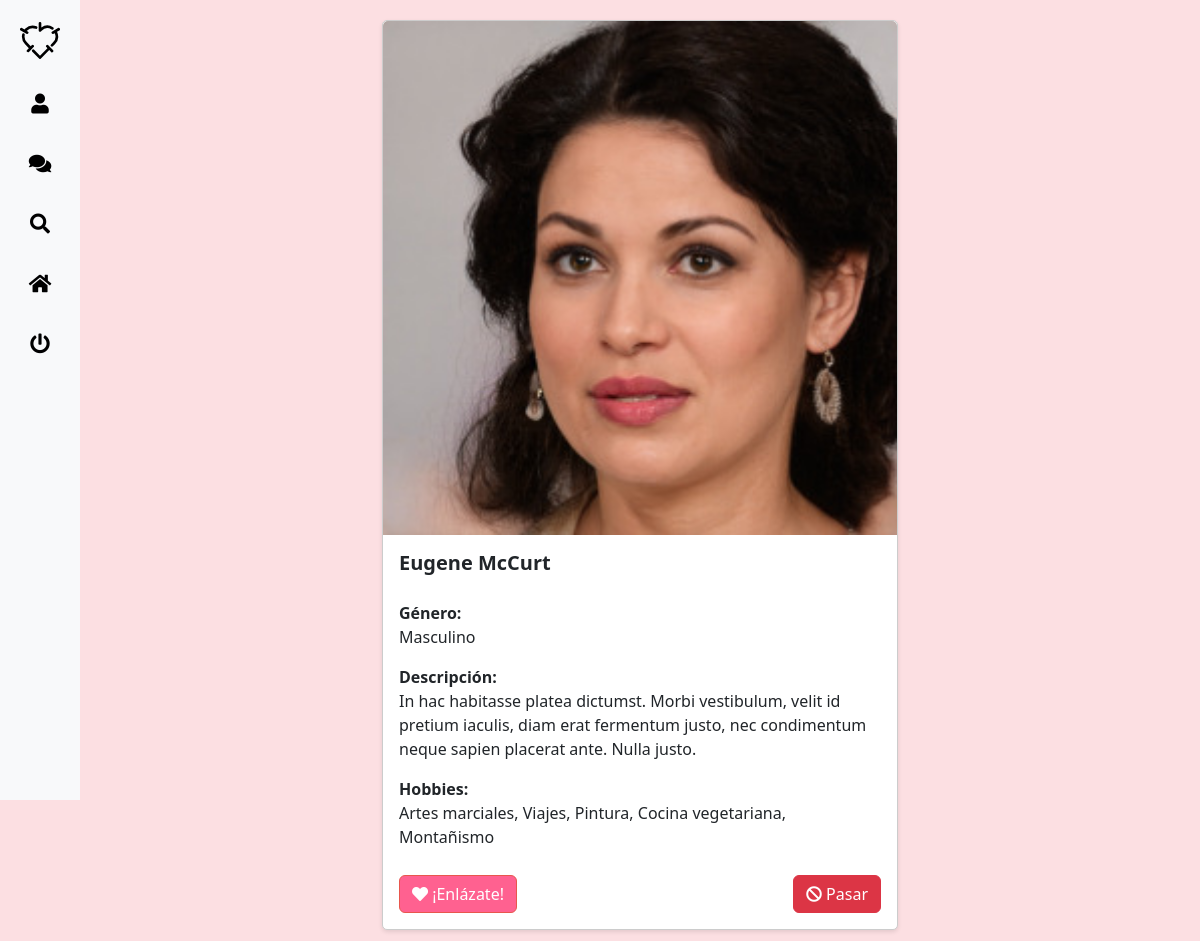
/explorar.php (signed in), run on the app's committed database.
### tables this page shows
CREATE TABLE `twn_users` (
  `id` int(11) NOT NULL,
  `first_name` varchar(64) NOT NULL,
  `last_name` varchar(64) DEFAULT NULL,
  `gender_id` varchar(3) DEFAULT NULL,
  `description` text DEFAULT NULL,
  `screen_name` varchar(64) NOT NULL,
  `email` varchar(64) NOT NULL,
  `gold_sub` tinyint(1) NOT NULL DEFAULT 0,
  `password` varchar(64) NOT NULL,
  `is_banned` tinyint(4) NOT NULL,
  `confirmation_code` varchar(255) DEFAULT NULL,
  `hobbies` varchar(255) DEFAULT NULL
);

CREATE TABLE `twn_genders` (
  `id` varchar(3) NOT NULL,
  `name` varchar(32) NOT NULL
);

### models/user_model.php (called while the page is built, shortened)
<?php
class UserModel
{
    private $conn;
    function __construct($conn)
    {
        $this->conn = $conn;
    }
    public function getRejectedProfiles($userId)
    {
        $query = "SELECT user2_id FROM twn_rejects WHERE user1_id = $userId
                  UNION
                  SELECT user1_id FROM twn_rejects WHERE user2_id = $userId";
        $result = mysqli_query($this->conn, $query);
        if ($result && mysqli_num_rows($result) > 0) {
            $rejectedProfiles = [];
            while ($row = mysqli_fetch_assoc($result)) {
                $rejectedProfiles[] = $row['user2_id'];
            }
            return $rejectedProfiles;
        } else {
            return [];
        }
    }
    private function hasInterestedIn($userId)
    {
        $interestedInQuery = "SELECT gender_id FROM twn_interested_in WHERE user_id = ?";
        $stmtInterestedIn = $this->conn->prepare($interestedInQuery);
        $stmtInterestedIn->bind_param("i", $userId);
        $stmtInterestedIn->execute();
        $interestedInResult = $stmtInterestedIn->get_result();
        if ($interestedInResult && $interestedInResult->num_rows > 0) {
            $interestedInRow = $interestedInResult->fetch_assoc();
            return $interestedInRow['gender_id'];
        }
        return "";
    }
    private function hasHobbies($userId)
    {
        $hobbiesQuery = "SELECT hobbies FROM twn_users WHERE id = ?";
        $stmtHobbies = $this->conn->prepare($hobbiesQuery);
        $stmtHobbies->bind_param("i", $userId);
        $stmtHobbies->execute();
        $hobbiesResult = $stmtHobbies->get_result();
        if ($hobbiesResult && $hobbiesResult->num_rows > 0) {
            $hobbiesRow = $hobbiesResult->fetch_assoc();
            return $hobbiesRow['hobbies'];
        }
        return "";
    }
    public function getRandomProfile($userId, $attempt = 0)
    {
        $rejectedProfiles = $this->getRejectedProfiles($userId);
        $interestedInGenderId = $this->hasInterestedIn($userId);
        $userHobbies = $this->hasHobbies($userId);
        $randomProfile = $this->getRandomProfileWithFilters($userId, $interestedInGenderId, $userHobbies, $rejectedProfiles);
        return $randomProfile;
    }
    private function getRandomProfileWithFilters($userId, $interestedInGenderId, $userHobbies, $rejectedProfiles)
    {
        $randomProfileQuery = "SELECT u.*, p.link, g.name AS gender_name
                               FROM twn_users u
                               JOIN twn_user_photo p ON u.id = p.user_id
                               JOIN twn_genders g ON u.gender_id = g.id
                               WHERE u.id != ?";
        $params = [$userId];
        $paramTypes = "i";
        if (!empty($interestedInGenderId)) {
            if ($interestedInGenderId == "B") {
                $randomProfileQuery .= " AND (u.gender_id = 'M' OR u.gender_id = 'F')";
            } else {
                $randomProfileQuery .= " AND u.gender_id = ?";
                $params[] = $interestedInGenderId;
                $paramTypes .= "s";
            }
        }
        if (!empty($userHobbies)) {
            $randomProfileQuery .= " AND (";
            $hobbiesArray = explode(",", $userHobbies);
            $numHobbies = count($hobbiesArray);
            for ($i = 0; $i < $numHobbies; $i++) {
                $randomProfileQuery .= "u.hobbies LIKE ?";
                $params[] = "%" . $hobbiesArray[$i] . "%";
                $paramTypes .= "s";
                if ($i < $numHobbies - 1) {
                    $randomProfileQuery .= " OR ";
                }
            }
            $randomProfileQuery .= ")";
        }
        $randomProfileQuery .= " ORDER BY RAND()";
        $stmtRandomProfile = $this->conn->prepare($randomProfileQuery);
        $stmtRandomProfile->bind_param($paramTypes, ...$params);
        $stmtRandomProfile->execute();
        $randomProfileResult = $stmtRandomProfile->get_result();
        while ($row = $randomProfileResult->fetch_assoc()) {
            if (!in_array($row['id'], $rejectedProfiles)) {
                return $row;
            }
        }
        return null;
    }
    public function checkBan()
    {
        if (empty($_SESSION["email"])) {
            header("Location: index.php");
            exit;
        } else {
            $email = $_SESSION["email"];
            $sql = "SELECT * FROM twn_users WHERE email = ?";
            $stmt = $this->conn->prepare($sql);
            if ($stmt) {
                $stmt->bind_param('s', $email);
                $stmt->execute();
                $result = $stmt->get_result();
            } else {
            }
        }
    }
}

### explorar.php (the view, shortened to what this page needs)
<?php
require_once "models/user_model.php";
$userModel = new UserModel($conn);
$userModel->checkBan();
$randomProfile = $userModel->getRandomProfile($_SESSION["user_id"]);
?>
<!DOCTYPE html>
<html lang="es">
<head>
    <link rel="stylesheet" type="text/css" href="helpers/bootstrap-5.3.0-alpha1-dist/css/bootstrap.min.css" />
    <link rel="stylesheet" href="https://cdnjs.cloudflare.com/ajax/libs/font-awesome/5.15.4/css/all.min.css">
    <link rel="stylesheet" type="text/css" href="style.css" />
    <link rel="stylesheet" href="https://cdnjs.cloudflare.com/ajax/libs/toastr.js/latest/css/toastr.min.css">
</head>
<body>
    <div class="sidebar" id="sidebar">
        <div class="sidebar-logo">
            <a href="home.php">
                <img src="images/logo_vf.svg">
            </a>
        </div>
        <ul class="sidebar-icons">
            <li>
                <a href="perfil.php">
                    <span class="icon"><i class="fas fa-user"></i></span>
                </a>
            </li>
            <li>
                <a href="chats.php">
                    <span class="icon"><i class="fas fa-comments"></i></span>
                </a>
            </li>
            <li>
                <a href="explorar.php">
                    <span class="icon"><i class="fas fa-search"></i></span>
                </a>
            </li>
            <li>
                <a href="index.php">
                    <span class="icon"><i class="fas fa-home"></i></span>
                </a>
            </li>
            <li>
                <a href="logout.php">
                    <span class="icon"><i class="fas fa-power-off"></i></span>
                </a>
            </li>
        </ul>
    </div>
    <div class="content">
        <div class="container">
            <div class="row justify-content-center">
                <div class="col-md-6">
                    <div class="card-deck">
                        <?php if ($randomProfile) : ?>
                            <div class="card">
                                <img style="display: block; margin: 0 auto;" src="<?php echo $randomProfile['link'] ? $randomProfile['link'] : 'chat_imgs/user_pics/default.png'; ?>" class="card-img-top" alt="Foto de perfil">
                                <div class="card-body">
                                    <h5 class="card-title">
                                        <strong>
                                            <p id="pfname"><?php echo $randomProfile['first_name'] . " " . $randomProfile['last_name']; ?></p>
                                        </strong>
                                    </h5>
                                    <strong>Género: </strong>
                                    <p id="gender"><?php echo $randomProfile['gender_name']; ?></p>
                                    <div class="form-group card-description">
                                        <strong>Descripción:</strong><br />
                                        <p id="description"> <?php echo $randomProfile['description']; ?></p>
                                    </div>
                                    <div class="form-group card-description">
                                        <strong>Hobbies:</strong><br />
                                        <p id="hobbies"> <?php echo $randomProfile['hobbies']; ?></p>
                                    </div>
                                    <div class="card-buttons">
                                        <button id="mBtn" data-profile-id="<?php echo $randomProfile['id']; ?>" onclick="matchProfile(this)" class="btn btn-primary">
                                            <i class="fas fa-heart"></i> ¡Enlázate!
                                        </button>
                                        <button id="rBtn" data-profile-id="<?php echo $randomProfile['id']; ?>" onclick="rejectProfile(this)" class="btn btn-danger">
                                            <i class="fas fa-ban"></i> Pasar
                                        </button>
                                    </div>
                                </div>
                            </div>
                        <?php else : ?>
                            <p>No se encontraron perfiles disponibles.</p>
                        <?php endif; ?>
                    </div>
                </div>
            </div>
        </div>
    </div>
</body>
</html>

### style.css (style rules this page uses)
body { margin: 0; }
.btn-primary { --bs-btn-color: #fff; --bs-btn-bg: #ff6190; --bs-btn-border-color: #E8564D; --bs-btn-hover-color: #fff; --bs-btn-hover-bg: #940242; --bs-btn-hover-border-color: #ff6190; --bs-btn-focus-shadow-rgb: 49, 132, 253; --bs-btn-active-color: #fff; --bs-btn-active-bg: #ff92c6; --bs-btn-active-border-color: #940242; --bs-btn-active-shadow: inset 0 3px 5px #00000020; --bs-btn-disabled-color: #fff; --bs-btn-disabled-bg: #ffbfe9; --bs-btn-disabled-border-color: #fd84d3; }

### explorar.php (style rules this page uses)
body { margin: 0; padding: 0; background-color: #fcdfe2; }
.sidebar { position: fixed; top: 0; left: 0; height: 100vh; width: 80px; background-color: #f8f9fa; transition: width 0.3s ease-in-out; z-index: 999; }
.sidebar-logo { text-align: center; padding: 20px; color: #000; font-size: 24px; }
.sidebar-icons { padding: 20px; list-style: none; margin: 0; padding: 0; }
.sidebar-icons li { margin-bottom: 10px; text-align: center; }
.sidebar-icons a { color: #000; font-size: 20px; display: inline-block; vertical-align: middle; text-decoration: none; padding: 10px; display: flex; align-items: center; justify-content: center; }
.content { margin-left: 80px; padding: 20px; display: flex; justify-content: center; align-items: center; }
.card { margin-bottom: 20px; border: 1px solid #ccc; border-radius: 5px; box-shadow: 0 2px 4px rgba(0, 0, 0, 0.1); max-width: 600px; }
.card-body { display: flex; flex-direction: column; justify-content: space-between; }
.card-title { font-size: 20px; margin-bottom: 10px; }
.card-description { flex-grow: 1; }
.card-buttons { display: flex; justify-content: space-between; margin-top: 10px; }

### data on the page
twn_users: first_name "Eugene", last_name "McCurt", description "In hac habitasse platea dictumst. Morbi vestibulum, velit id pretium iaculis, diam erat fermentum justo, nec condimentum neque sapien placerat ante. Nulla justo.", hobbies "Artes marciales, Viajes, Pintura, Cocina vegetariana, Montañismo"
twn_genders: name "Masculino"
